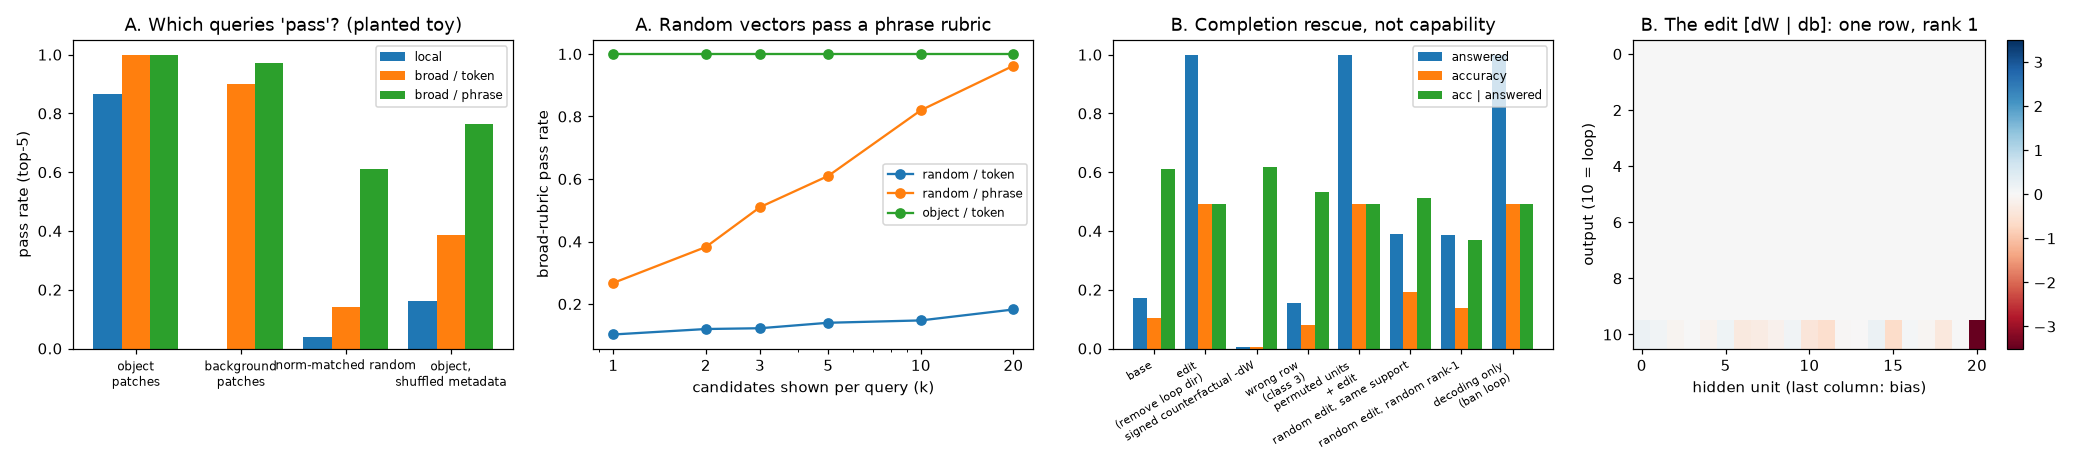

Here is the Python script that generated this plot:
"""PROTOTYPE (throwaway, never merged), ticket #237: what a tier-0 CPU toy can and cannot show.

Two planted toys, numpy only, a few seconds on CPU:

A. Contextual retrieval (the LatentLens mechanism). "Visual tokens" are described by their
   nearest neighbours in a bank of contextual text vectors. The toy shows the traps a learner
   must control for: a phrase-level "any related word in the top 5" rubric that random vectors
   also pass, background patches that pass the broad rubric with no local grounding, and
   shuffled metadata as the control that should fail.

B. A readable weight edit (the Sparks mechanism). A tiny MLP "solver" usually loops instead of
   answering. A rank-1 output-direction projection edit removes the loop logit. Accuracy jumps,
   but accuracy among finished answers does not: the gain is completion rescue, not capability.
   The toy also runs the projector-sign identity (u -> -u gives the same edit), the signed
   counterfactual (-dW is not a mirror image), a same-norm random edit, a decoding-only
   comparator and a function-preserving hidden-unit permutation.

Every number in tier_outlines.md for the toys comes from run_output.txt.
Run: <checkout>/.venv/bin/python -I evidence_tier_toy.py > run_output.txt
"""

from pathlib import Path

import matplotlib

matplotlib.use("Agg")
import matplotlib.pyplot as plt
import numpy as np

HERE = Path(__file__).parent
rng = np.random.default_rng(237)

# ---------------------------------------------------------------------------------------------
# A. Contextual retrieval toy
# ---------------------------------------------------------------------------------------------
print("=" * 90)
print("A. CONTEXTUAL RETRIEVAL TOY (planted: every result here is true by construction)")
print("=" * 90)

COLOURS = "red blue green yellow black white orange purple brown grey".split()
OBJECTS = "car dog cat boat bird horse chair kite bus apple".split()
SCENES = "beach street park lake field kitchen road sky snow garden".split()
FUNCTION = "a the on in near".split()
VOCAB = COLOURS + OBJECTS + SCENES + FUNCTION
W2I = {w: i for i, w in enumerate(VOCAB)}
d = 64
E = rng.normal(size=(len(VOCAB), d))
E /= np.linalg.norm(E, axis=1, keepdims=True)
mu_text = 1.5 * rng.normal(size=d) / np.sqrt(d)  # shared offset of text states (anisotropy)
mu_vis = 1.5 * rng.normal(size=d) / np.sqrt(d)  # a different offset for visual tokens (modality gap)


def text_phrase(c, o, s):
    return ["a", c, o, "on", "the", s]


def contextual_states(words, beta=0.6, noise=0.25):
    """Toy 'mid-layer' text state: own token + beta * mean of the other tokens + offset + noise."""
    ids = np.array([W2I[w] for w in words])
    own = E[ids]
    ctx = (E[ids].sum(0, keepdims=True) - own) / (len(ids) - 1)
    return own + beta * ctx + mu_text + noise * rng.normal(size=own.shape) / np.sqrt(d)


def build_bank(n_phrases):
    vecs, tok, phrase_id, phrases = [], [], [], []
    for p in range(n_phrases):
        c, o, s = rng.choice(COLOURS), rng.choice(OBJECTS), rng.choice(SCENES)
        words = text_phrase(c, o, s)
        vecs.append(contextual_states(words))
        tok += words
        phrase_id += [p] * len(words)
        phrases.append(words)
    return np.concatenate(vecs), np.array(tok), np.array(phrase_id), phrases


def visual_patch(c, o, s, kind, noise=0.35):
    """Object patches mix object, colour and a little scene; background patches carry only the scene."""
    if kind == "object":
        v = 0.9 * E[W2I[o]] + 0.6 * E[W2I[c]] + 0.3 * E[W2I[s]]
    else:
        v = 0.7 * E[W2I[s]]
    return v + mu_vis + noise * rng.normal(size=d) / np.sqrt(d)


def normalize_rows(x):
    return x / np.linalg.norm(x, axis=-1, keepdims=True).clip(1e-12)


def contextual_topk(queries, bank, k):
    sims = normalize_rows(queries) @ normalize_rows(bank).T
    idx = np.argsort(-sims, axis=1, kind="stable")[:, :k]
    return idx, np.take_along_axis(sims, idx, axis=1)


bank, bank_tok, bank_pid, bank_phrases = build_bank(3000)
content = np.isin(bank_tok, COLOURS + OBJECTS + SCENES)
bank_c, tok_c, pid_c = bank[content], bank_tok[content], bank_pid[content]  # LatentLens-style: content tokens
print(f"bank: {len(bank)} contextual text vectors from 3000 phrases; {content.sum()} content-token vectors kept")

n_img = 400
imgs = [(rng.choice(COLOURS), rng.choice(OBJECTS), rng.choice(SCENES)) for _ in range(n_img)]
q_obj = np.stack([visual_patch(*im, "object") for im in imgs])
q_bg = np.stack([visual_patch(*im, "background") for im in imgs])
q_rand = rng.normal(size=q_obj.shape)
q_rand *= np.linalg.norm(q_obj, axis=1, keepdims=True) / np.linalg.norm(q_rand, axis=1, keepdims=True)


def scores(queries, imgs, k=5, kind="object", shuffle=False):
    """Judge-free scores. local: a top-k token IS the patch's object. broad-token: a top-k token is
    any word of the image. broad-phrase: any word of a top-k token's whole phrase is a word of the image
    (the description shown to a judge is the token in its context)."""
    toks, pids = tok_c, pid_c
    if shuffle:  # break the vector -> (token, phrase) pairing; the vectors themselves are untouched
        perm = rng.permutation(len(toks))
        toks, pids = toks[perm], pids[perm]
    idx, sims = contextual_topk(queries, bank_c, k)
    local, btok, bphr = [], [], []
    for qi, (c, o, s) in enumerate(imgs):
        related = {c, o, s}
        got = toks[idx[qi]]
        local.append(o in got if kind == "object" else False)
        btok.append(bool(related & set(got)))
        words = set().union(*[set(bank_phrases[p]) for p in pids[idx[qi]]])
        bphr.append(bool(related & words))
    return np.mean(local), np.mean(btok), np.mean(bphr), sims[:, 0].mean()


rows = {
    "object patches": scores(q_obj, imgs, kind="object"),
    "background patches": scores(q_bg, imgs, kind="background"),
    "norm-matched random": scores(q_rand, imgs, kind="object"),
    "object, shuffled metadata": scores(q_obj, imgs, kind="object", shuffle=True),
}
print(f"\n{'query (k=5)':28s} {'local':>7s} {'broad/token':>12s} {'broad/phrase':>13s} {'top-1 cos':>10s}")
for name, (lo, bt, bp, cs) in rows.items():
    print(f"{name:28s} {lo:7.2f} {bt:12.2f} {bp:13.2f} {cs:10.2f}")

# Static embedding lens comparator: nearest input-embedding row (one candidate per word).
content_ids = np.array([W2I[w] for w in COLOURS + OBJECTS + SCENES])
sims_static = normalize_rows(q_obj) @ normalize_rows(E[content_ids]).T
top_static = np.array(COLOURS + OBJECTS + SCENES)[np.argsort(-sims_static, axis=1)[:, :5]]
print(
    f"\nstatic embedding lens, object patches: local {np.mean([im[1] in t for im, t in zip(imgs, top_static)]):.2f}"
    "  (same planted content, one candidate per word: the toy cannot say which lens is better)"
)

ks = [1, 2, 3, 5, 10, 20]
k_sweep = {name: [] for name in ["random / token", "random / phrase", "object / token"]}
for k in ks:
    k_sweep["random / token"].append(scores(q_rand, imgs, k=k)[1])
    k_sweep["random / phrase"].append(scores(q_rand, imgs, k=k)[2])
    k_sweep["object / token"].append(scores(q_obj, imgs, k=k)[1])
print("\nbroad-rubric pass rate against k (candidates shown per query):")
for name, v in k_sweep.items():
    print(f"  {name:16s} " + "  ".join(f"k={k}:{x:.2f}" for k, x in zip(ks, v)))

# Hand-check tests a learner's functions would face (the tier-0 'immediate tests').
q = np.array([[1.0, 0.0], [0.0, 0.0]])
b = np.array([[2.0, 0.0], [1.0, 1.0], [0.0, 3.0], [2.0, 0.0]])
i1, _ = contextual_topk(q[:1], b, 2)
assert list(i1[0]) == [0, 3], "stable ties: first of two identical vectors wins"
i2, _ = contextual_topk(5 * q[:1], b, 2)
assert (i1 == i2).all(), "positive rescaling of the query does not change neighbours"
print("\nunit checks passed: stable ties, positive-scale invariance (zero-vector policy: clip norm, rank arbitrary)")

# ---------------------------------------------------------------------------------------------
# B. Weight-edit toy
# ---------------------------------------------------------------------------------------------
print("\n" + "=" * 90)
print("B. WEIGHT-EDIT TOY (planted: a solver that usually loops instead of answering)")
print("=" * 90)

n_in, n_hid, n_cls = 8, 20, 10
LOOP = n_cls  # output index 10 = "keep generating" (an unfinished answer)
T = rng.normal(size=(n_cls, n_in))
# hidden = relu([T x; -T x]), so relu(z) - relu(-z) = z lets the answer head read T x exactly
W1 = np.vstack([T, -T])
b1 = np.zeros(n_hid)
W2 = np.zeros((n_cls + 1, n_hid))
W2[:n_cls, :n_cls] = np.eye(n_cls)
W2[:n_cls, n_cls:] = -np.eye(n_cls)  # answer logits = T x
W2[:n_cls] += 0.3 * rng.normal(size=(n_cls, n_hid))  # imperfect "skill"
b2 = np.zeros(n_cls + 1)
W2[LOOP] = 0.25 * rng.normal(size=n_hid)
b2[LOOP] = 6.0  # strong habit of looping


def forward(x, W1, b1, W2, b2):
    h = np.maximum(0, x @ W1.T + b1)
    return h @ W2.T + b2


X = rng.normal(size=(5000, n_in))
y = np.argmax(X @ T.T, axis=1)


def behaviour(logits, ban_loop=False):
    pred = np.argmax(logits[:, :n_cls], 1) if ban_loop else np.argmax(logits, 1)
    answered = pred != LOOP
    correct = answered & (pred == y)
    return answered.mean(), correct.mean(), correct.sum() / max(answered.sum(), 1)


def output_direction_edit(W, b, u, strength=1.0):
    """Remove `strength` of the output component along unit u: [W|b] <- (I - s u u^T)[W|b]."""
    u = u / np.linalg.norm(u)
    P = np.eye(len(u)) - strength * np.outer(u, u)
    return P @ W, P @ b


u = np.zeros(n_cls + 1)
u[LOOP] = 1.0
W2e, b2e = output_direction_edit(W2, b2, u)
W2s, b2s = output_direction_edit(W2, b2, -u)
dW, db = W2e - W2, b2e - b2
assert np.allclose(W2e, W2s) and np.allclose(b2e, b2s)
print("projector-sign identity: editing along -u gives the identical matrix (u u^T is unchanged). PASS")

n_par = W1.size + b1.size + W2.size + b2.size
support = int((np.abs(np.c_[dW, db]) > 0).sum())
sv = np.linalg.svd(np.c_[dW, db], compute_uv=False)
print(
    f"diff: {support} of {n_par} parameters changed ({support / n_par:.1%}), "
    f"singular values of [dW|db]: {sv[0]:.2f}, then max {sv[1:].max():.1e} (rank 1); "
    f"loop bias {b2[LOOP]:.1f} -> {b2e[LOOP]:.1f}"
)

# Random controls with the edit's Frobenius norm, 20 seeds each:
#  same support = a random change to the loop row only; random rank-1 = a random outer product anywhere.
edit_norm = np.linalg.norm(np.c_[dW, db])


def random_edit(kind, seed):
    g = np.random.default_rng(seed)
    D = np.zeros((n_cls + 1, n_hid + 1))
    if kind == "same support":
        D[LOOP] = g.normal(size=n_hid + 1)
    else:
        D = np.outer(g.normal(size=n_cls + 1), g.normal(size=n_hid + 1))
    D *= edit_norm / np.linalg.norm(D)
    return W2 + D[:, :-1], b2 + D[:, -1]


# wrong-row control: same edit on an answer row
uw = np.zeros(n_cls + 1)
uw[3] = 1.0
Ww, bw = output_direction_edit(W2, b2, uw)
# function-preserving permutation of hidden units, then the same edit
perm = rng.permutation(n_hid)
W1p, b1p, W2p = W1[perm], b1[perm], W2[:, perm]
assert np.abs(forward(X, W1p, b1p, W2p, b2) - forward(X, W1, b1, W2, b2)).max() < 1e-12
W2pe, b2pe = output_direction_edit(W2p, b2, u)

conds = {
    "base": forward(X, W1, b1, W2, b2),
    "edit (remove loop dir)": forward(X, W1, b1, W2e, b2e),
    "signed counterfactual -dW": forward(X, W1, b1, W2 - dW, b2 - db),
    "wrong row (class 3)": forward(X, W1, b1, Ww, bw),
    "permuted units + edit": forward(X, W1p, b1p, W2pe, b2pe),
}
print(f"\n{'condition':28s} {'answered':>9s} {'accuracy':>9s} {'acc|answered':>13s}")
results = {}
for name, lg in conds.items():
    results[name] = behaviour(lg)
    print(f"{name:28s} {results[name][0]:9.2f} {results[name][1]:9.2f} {results[name][2]:13.2f}")
for kind in ["same support", "random rank-1"]:
    runs = np.array([behaviour(forward(X, W1, b1, *random_edit(kind, s))) for s in range(20)])
    results[f"random edit, {kind}"] = tuple(runs.mean(0))
    m, sd = runs.mean(0), runs.std(0)
    print(
        f"{'random edit, ' + kind:28s} {m[0]:5.2f}±{sd[0]:.2f} {m[1]:5.2f}±{sd[1]:.2f} {m[2]:9.2f}±{sd[2]:.2f}"
        "   (mean±sd, 20 seeds, same norm)"
    )
results["decoding only (ban loop)"] = behaviour(conds["base"], ban_loop=True)
a, c, ca = results["decoding only (ban loop)"]
print(f"{'decoding only (ban loop)':28s} {a:9.2f} {c:9.2f} {ca:13.2f}   <- no weight changed")
print(
    "\npermutation: outputs identical (max diff < 1e-12), yet "
    f"{(np.abs(W2p - W2) > 1e-12).sum()} of {W2.size} entries of W2 moved: a coordinate-based reading changes."
)

# ---------------------------------------------------------------------------------------------
# Figure
# ---------------------------------------------------------------------------------------------
fig, ax = plt.subplots(1, 4, figsize=(19, 4.2))
names = list(rows)
xx = np.arange(len(names))
for j, (lab, col) in enumerate([("local", 0), ("broad / token", 1), ("broad / phrase", 2)]):
    ax[0].bar(xx + (j - 1) * 0.27, [rows[n][col] for n in names], 0.27, label=lab)
ax[0].set_xticks(xx, [n.replace(", ", ",\n").replace(" patches", "\npatches") for n in names], fontsize=8)
ax[0].set_ylabel("pass rate (top-5)")
ax[0].set_title("A. Which queries 'pass'? (planted toy)")
ax[0].legend(fontsize=8)
for name, v in k_sweep.items():
    ax[1].plot(ks, v, marker="o", label=name)
ax[1].set_xscale("log")
ax[1].set_xticks(ks, ks)
ax[1].set_xlabel("candidates shown per query (k)")
ax[1].set_ylabel("broad-rubric pass rate")
ax[1].set_title("A. Random vectors pass a phrase rubric")
ax[1].legend(fontsize=8)
cn = list(results)
vals = np.array([results[n] for n in cn])
xx = np.arange(len(cn))
for j, lab in enumerate(["answered", "accuracy", "acc | answered"]):
    ax[2].bar(xx + (j - 1) * 0.27, vals[:, j], 0.27, label=lab)
ax[2].set_xticks(xx, [n.replace(" (", "\n(").replace(" + ", "\n+ ") for n in cn], fontsize=7, rotation=30, ha="right")
ax[2].set_title("B. Completion rescue, not capability")
ax[2].legend(fontsize=8)
im = ax[3].imshow(np.c_[dW, db], cmap="RdBu", vmin=-3.5, vmax=3.5, aspect="auto")
ax[3].set_title("B. The edit [dW | db]: one row, rank 1")
ax[3].set_xlabel("hidden unit (last column: bias)")
ax[3].set_ylabel("output (10 = loop)")
plt.colorbar(im, ax=ax[3])
fig.tight_layout()
fig.savefig(HERE / "evidence_tier_toy.png", dpi=110)
print(f"\nsaved {HERE / 'evidence_tier_toy.png'}")
